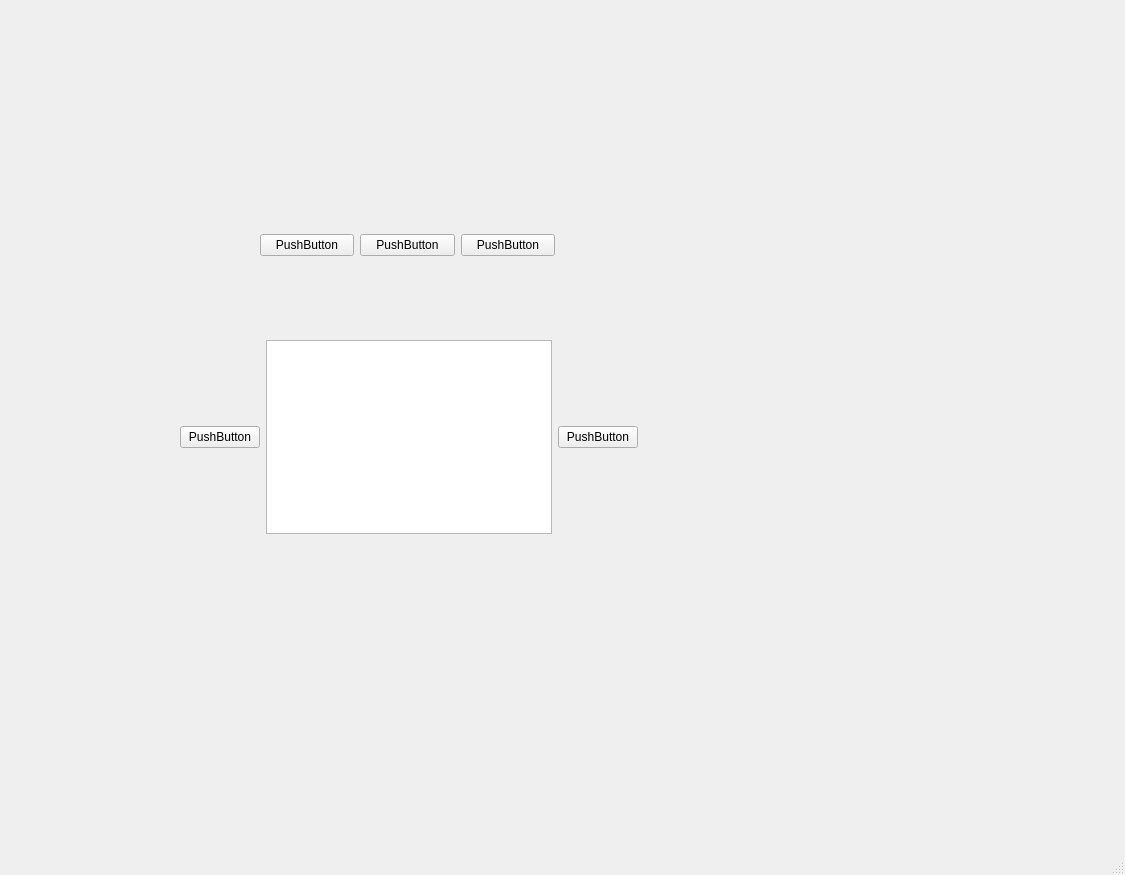
<?xml version="1.0" encoding="UTF-8"?>
<ui version="4.0">
 <class>MainWindow</class>
 <widget class="QMainWindow" name="MainWindow">
  <property name="geometry">
   <rect>
    <x>0</x>
    <y>0</y>
    <width>1125</width>
    <height>875</height>
   </rect>
  </property>
  <property name="windowTitle">
   <string>MainWindow</string>
  </property>
  <widget class="QWidget" name="centralwidget">
   <widget class="QWidget" name="">
    <property name="geometry">
     <rect>
      <x>260</x>
      <y>230</y>
      <width>295</width>
      <height>30</height>
     </rect>
    </property>
    <layout class="QHBoxLayout" name="horizontalLayout">
     <item>
      <widget class="QPushButton" name="pushButton">
       <property name="text">
        <string>PushButton</string>
       </property>
      </widget>
     </item>
     <item>
      <widget class="QPushButton" name="pushButton_2">
       <property name="text">
        <string>PushButton</string>
       </property>
      </widget>
     </item>
     <item>
      <widget class="QPushButton" name="pushButton_3">
       <property name="text">
        <string>PushButton</string>
       </property>
      </widget>
     </item>
    </layout>
   </widget>
   <widget class="QWidget" name="">
    <property name="geometry">
     <rect>
      <x>180</x>
      <y>340</y>
      <width>458</width>
      <height>194</height>
     </rect>
    </property>
    <layout class="QHBoxLayout" name="horizontalLayout_2">
     <item>
      <widget class="QPushButton" name="pushButton_4">
       <property name="text">
        <string>PushButton</string>
       </property>
      </widget>
     </item>
     <item>
      <widget class="QTextEdit" name="textEdit"/>
     </item>
     <item>
      <widget class="QPushButton" name="pushButton_5">
       <property name="text">
        <string>PushButton</string>
       </property>
      </widget>
     </item>
    </layout>
   </widget>
  </widget>
  <widget class="QMenuBar" name="menubar">
   <property name="geometry">
    <rect>
     <x>0</x>
     <y>0</y>
     <width>1125</width>
     <height>26</height>
    </rect>
   </property>
  </widget>
  <widget class="QStatusBar" name="statusbar"/>
 </widget>
 <resources/>
 <connections/>
</ui>
